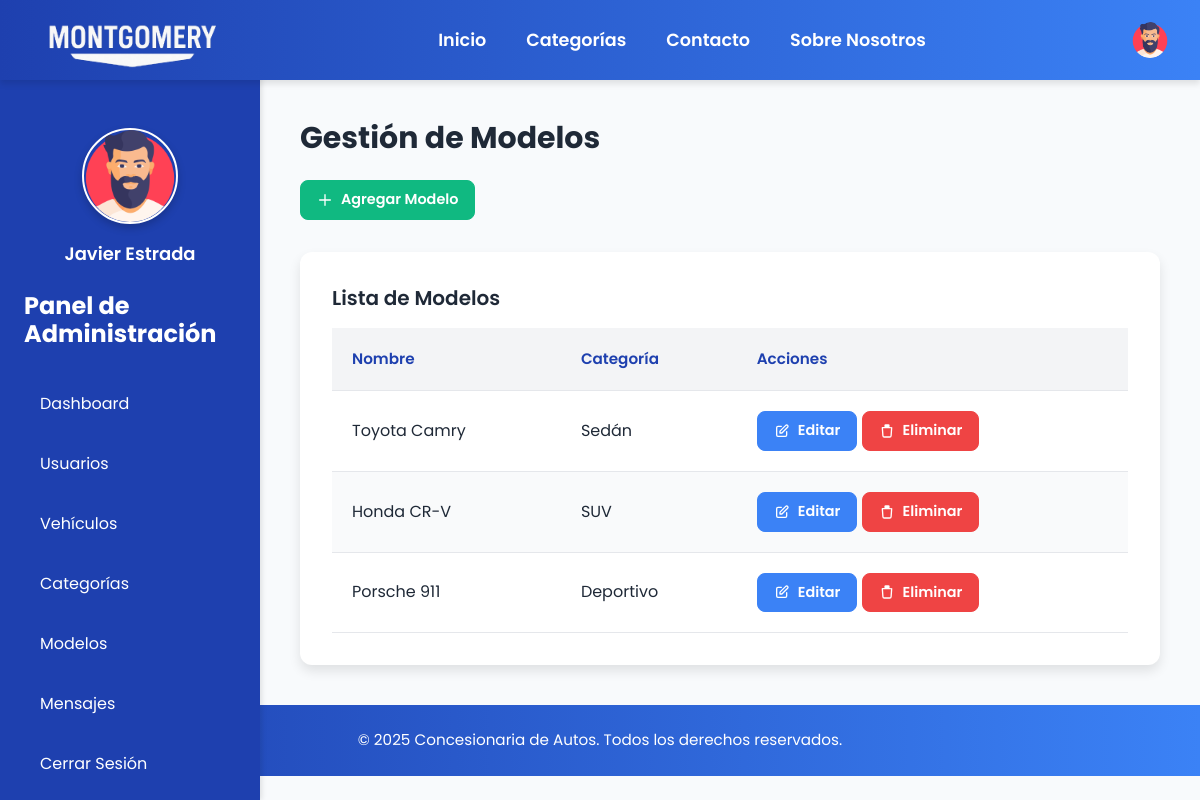
Page /admin/models.php (signed in) on the earlier database version.
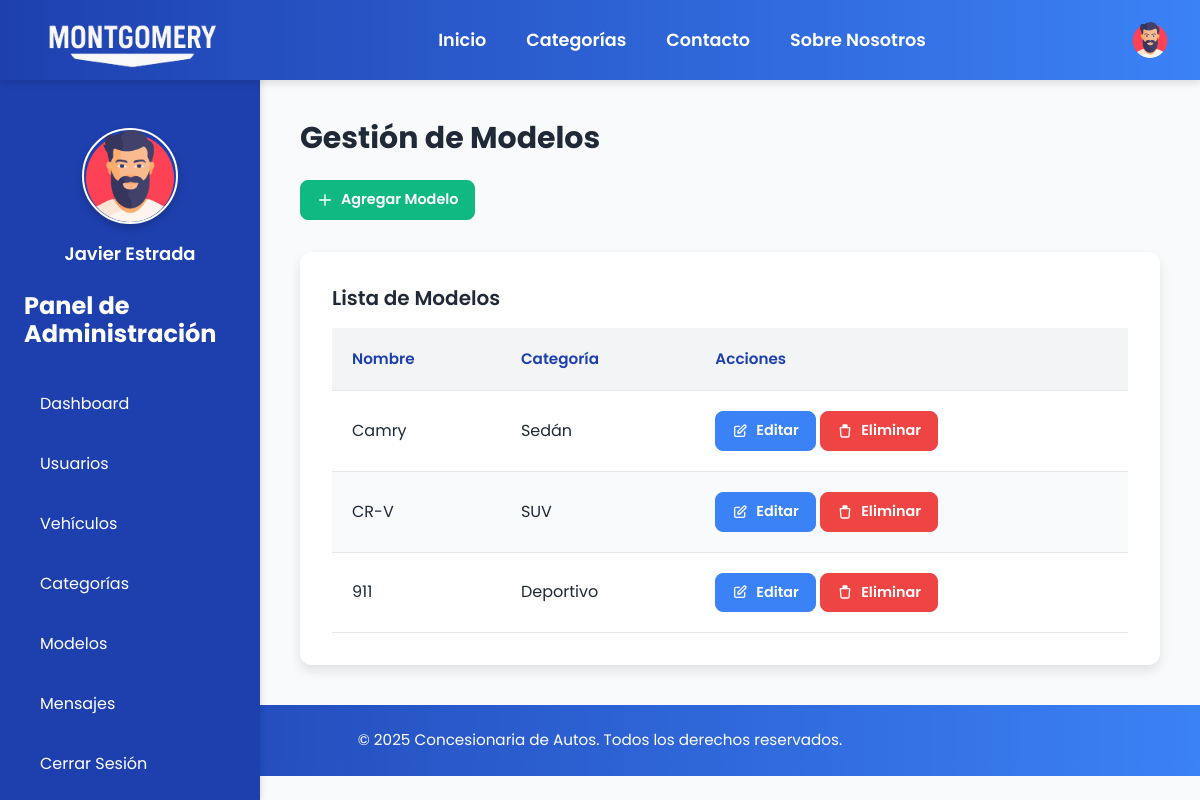
Same page on the later database version.
### tables this page shows
CREATE TABLE `models` (
  `id` int(11) NOT NULL,
  `brand_id` int(11) DEFAULT NULL,
  `name` varchar(50) NOT NULL,
  `category_id` int(11) DEFAULT NULL
);

CREATE TABLE `categories` (
  `id` int(11) NOT NULL,
  `name` varchar(50) NOT NULL
);

### admin/models.php (the view, shortened to what this page needs)
<?php
include '../includes/header.php';
$models = $pdo->query("SELECT m.*, c.name AS category_name FROM models m JOIN categories c ON m.category_id = c.id")->fetchAll();
?>
<?php include '../includes/admin_sidebar.php'; ?>
<div class="main-content">
    <h1 class="text-3xl font-bold mb-6">Gestión de Modelos</h1>
    <button type="button" class="btn btn-add mb-8" id="open-add-modal">
        <svg fill="none" stroke="currentColor" viewBox="0 0 24 24" xmlns="http://www.w3.org/2000/svg">
            <path stroke-linecap="round" stroke-linejoin="round" stroke-width="2" d="M12 4v16m8-8H4"></path>
        </svg>
        Agregar Modelo
    </button>
    <div class="table-container">
        <h2 class="text-xl font-semibold mb-4">Lista de Modelos</h2>
        <table>
            <thead>
                <tr>
                    <th>Nombre</th>
                    <th>Categoría</th>
                    <th>Acciones</th>
                </tr>
            </thead>
            <tbody>
                <?php foreach ($models as $model): ?>
                    <tr>
                        <td><?php echo htmlspecialchars($model['name']); ?></td>
                        <td><?php echo htmlspecialchars($model['category_name']); ?></td>
                        <td>
                            <button class="btn btn-edit edit-model-btn"
                                    data-id="<?php echo $model['id']; ?>"
                                    data-name="<?php echo htmlspecialchars($model['name']); ?>"
                                    data-category-id="<?php echo $model['category_id']; ?>">
                                <svg fill="none" stroke="currentColor" viewBox="0 0 24 24" xmlns="http://www.w3.org/2000/svg">
                                    <path stroke-linecap="round" stroke-linejoin="round" stroke-width="2" d="M11 5H6a2 2 0 00-2 2v11a2 2 0 002 2h11a2 2 0 002-2v-5m-1.414-9.414a2 2 0 112.828 2.828L11.828 15H9v-2.828l8.586-8.586z"></path>
                                </svg>
                                Editar
                            </button>
                            <a href="delete_model.php?id=<?php echo $model['id']; ?>" onclick="return confirmDelete('¿Seguro que quieres eliminar este modelo?')" class="btn btn-delete">
                                <svg fill="none" stroke="currentColor" viewBox="0 0 24 24" xmlns="http://www.w3.org/2000/svg">
                                    <path stroke-linecap="round" stroke-linejoin="round" stroke-width="2" d="M19 7l-.867 12.142A2 2 0 0116.138 21H7.862a2 2 0 01-1.995-1.858L5 7m5-4h4a1 1 0 011 1v1H9V4a1 1 0 011-1zm-5 4h12"></path>
                                </svg>
                                Eliminar
                            </a>
                        </td>
                    </tr>
                <?php endforeach; ?>
            </tbody>
        </table>
    </div>
</div>
<?php include '../includes/footer.php'; ?>

Differences in the rows shown:
changed models "Sedán": name "Toyota Camry" → "Camry"
changed models "SUV": name "Honda CR-V" → "CR-V"
changed models "Deportivo": name "Porsche 911" → "911"
